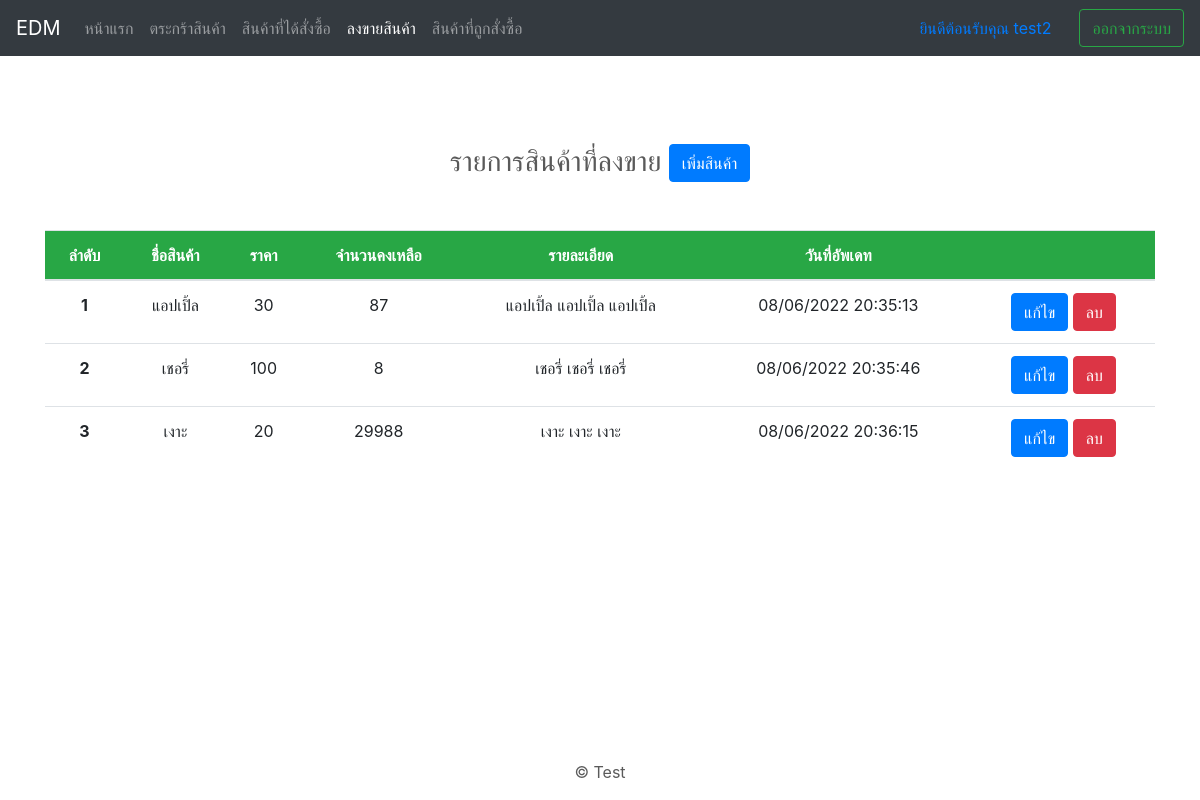
Screenshot of /sell_product.php (signed in) with the database file from the repository.
### tables this page shows
CREATE TABLE `product` (
  `product_ID` int(11) NOT NULL COMMENT 'รหัสสินค้า(pk)',
  `product_name` text NOT NULL COMMENT 'ชื่อ',
  `product_price` double NOT NULL COMMENT 'ราคา',
  `product_amout` int(11) NOT NULL COMMENT 'จำนวน',
  `product_details` text NOT NULL COMMENT 'รายละเอียดสินค้า',
  `product_file_path` text NOT NULL COMMENT 'ที่อยู่รูปสินค้า',
  `UserID` int(11) NOT NULL COMMENT 'userid(fk)',
  `poston` datetime NOT NULL COMMENT 'วันเวลา'
);

### Service/Auto.php (called while the page is built, shortened)
<?php
include_once "cons.php";
include_once "Genaral.php";
include_once "Product.php";
$genaral = new Genaral($cons);
$product = new Product($cons);
?>

### Service/Product.php (called while the page is built, shortened)
<?php
class Product
{
    public function GetProductList(){
        global $connect;
        $stmt =$this->$connect->prepare("SELECT * FROM  `product` WHERE   `UserID` = ?  ");
        $stmt->bind_param("s",$_SESSION["UserID"] );
        $stmt -> execute();
        $result = $stmt->get_result();
        return $result->fetch_all(MYSQLI_ASSOC);
    }
}
?>

### Service/Genaral.php (called while the page is built, shortened)
<?php
 class Genaral {
    public function PrintDate($date){
        return date("d/m/Y H:i:s",strtotime($date));
    }
 }
?>

### sell_product.php (the view, shortened to what this page needs)
<?php
include_once "./Service/Auto.php";
$result = $product->GetProductList();
?>
<!DOCTYPE html>
<html lang="en">
  <head>
    <link href="./assets/css/bootstrap.min.css" rel="stylesheet" />
    <link href="./assets/css/carousel.css" rel="stylesheet" />
  </head>
 <body>
    <?php include_once('./Layout/navbar.php') ?>
    <h5 class="card-title text-center h3 mb-5 pt-5 mt-5">รายการสินค้าที่ลงขาย <a  href="./addProduct.php" class="btn btn-primary">เพิ่มสินค้า</a></h5>
    <div class="container">
      <div class="row">
        <div class="col-12">
        <table class="table text-center">
            <thead class="bg-success text-white">
              <tr>
                <th scope="col">ลำดับ</th>
                <th scope="col">ชื่อสินค้า</th>
                <th scope="col">ราคา</th>
                <th scope="col">จำนวนคงเหลือ</th>
                <th scope="col">รายละเอียด</th>
                <th scope="col">วันที่อัพเดท</th>
                <th scope="col"></th>
              </tr>
            </thead>
            <tbody>
              <?php
                $index=0;
                foreach ($result as $key => $value) {
              ?>
              <tr >
                <th scope="row"><?php echo ++$index;?></th>
                <td><?php echo $value["product_name"];?></td>
                <td><?php echo $value["product_price"];?></td>
                <td><?php echo $value["product_amout"];?></td>
                <td><?php echo $value["product_details"];?></td>
                <td><?php echo $genaral->PrintDate($value["poston"]);?></td>
                <td>
                  <a  href="editProduct.php?ID=<?php echo  $value["product_ID"];?>" class="btn btn-primary">แก้ไข</a>
                  <a  href="./Event/DeleteProduct.php?ID=<?php echo  $value["product_ID"];?>" class="btn btn-danger">ลบ</a>
                </td>
              </tr>
              <?php
                }
              ?>
            </tbody>
          </table>
        </div>
      </div>
    </div>
    <footer class="footer fixed-bottom text-center">
       <p>
         &copy; Test
       </p>
     </footer>
</body>

### assets/css/carousel.css (style rules this page uses)
body { padding-top: 3rem; padding-bottom: 3rem; color: #5a5a5a; }

### rows the page displays
product: product_name "แอปเปิ้ล", product_price "30", product_amout "87", product_details "แอปเปิ้ล แอปเปิ้ล แอปเปิ้ล", poston "08/06/2022 20:35:13"
product: product_name "เชอรี่", product_price "100", product_amout "8", product_details "เชอรี่ เชอรี่ เชอรี่", poston "08/06/2022 20:35:46"
product: product_name "เงาะ", product_price "20", product_amout "29988", product_details "เงาะ เงาะ เงาะ", poston "08/06/2022 20:36:15"

### other values shown
$_SESSION["name"] "test2"
